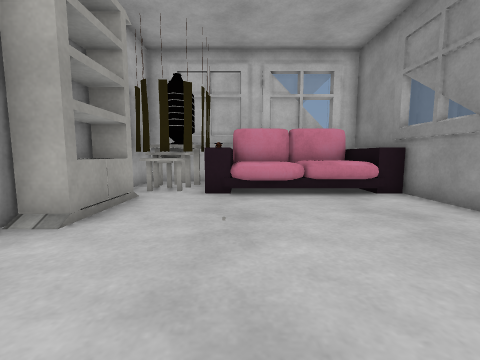
[1] (above)

16 first-person views from a walk through a 3-D level made in the Unity game engine. The camera is 0.53 m above the floor, tilts 6° down and sees 90° across. Doors are open. The floor is counted in squares, 0.5 m on a side. Each view is taken from the middle of a square. On the plan, view 1 faces up. The plan holds only what a view shows up to about 11 squares ahead; the rest is blank. Surface patterns are stand-ins for the level's own textures.

[2]
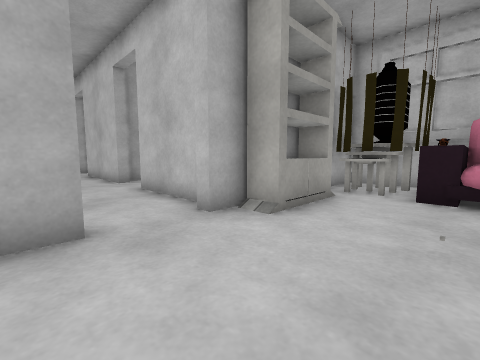

[3]
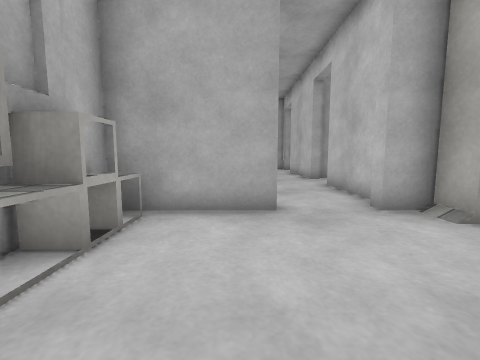

[4]
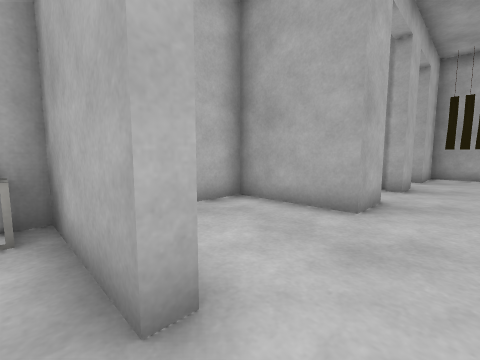

[5]
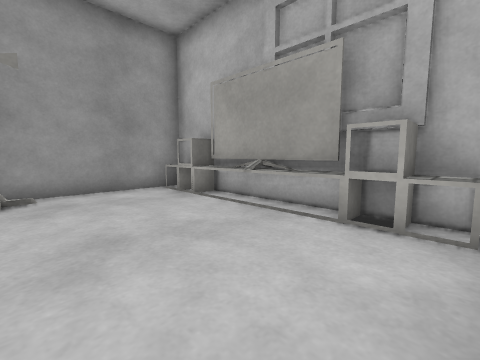

[6]
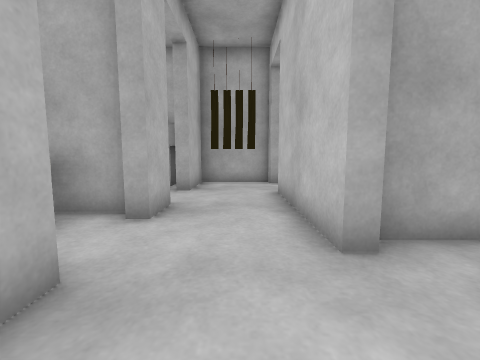

[7]
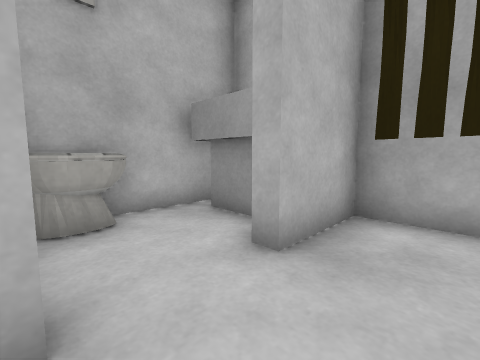

[8]
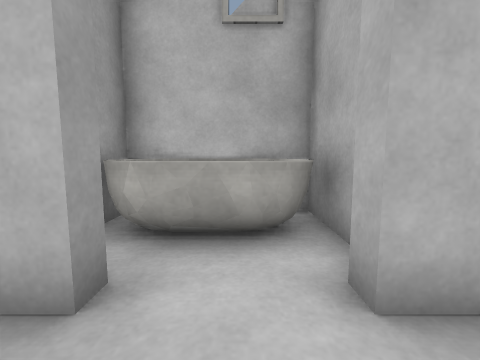

[9]
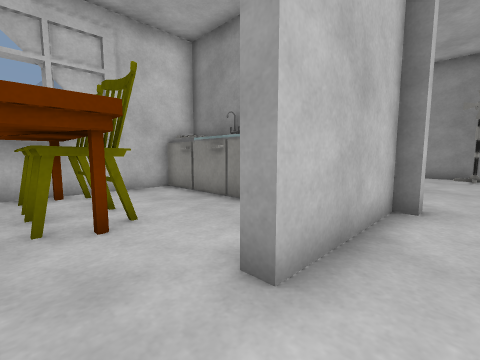

[10]
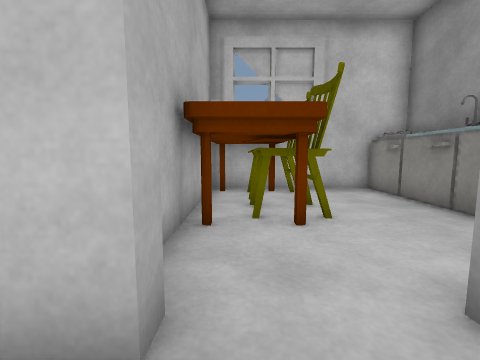

[11]
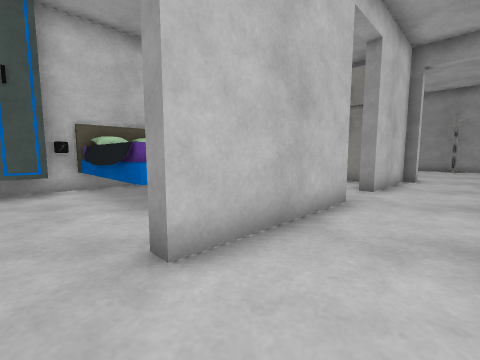

[12]
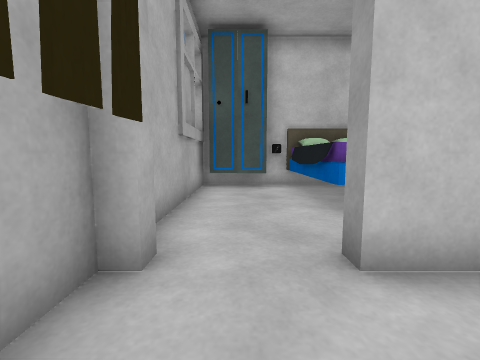

[13]
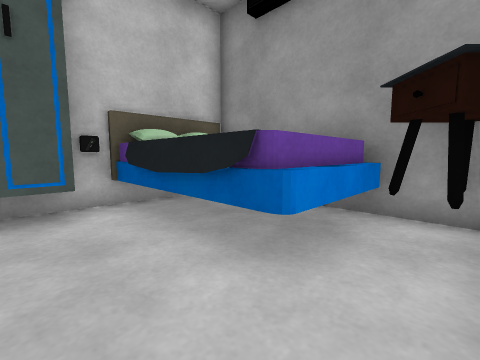

[14]
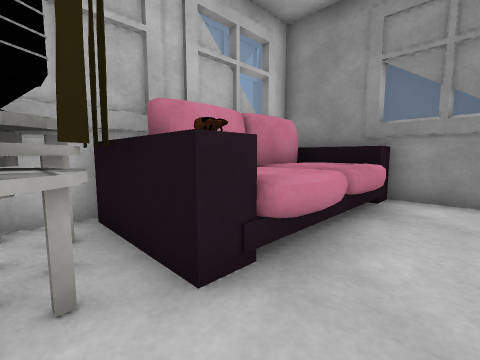

[15]
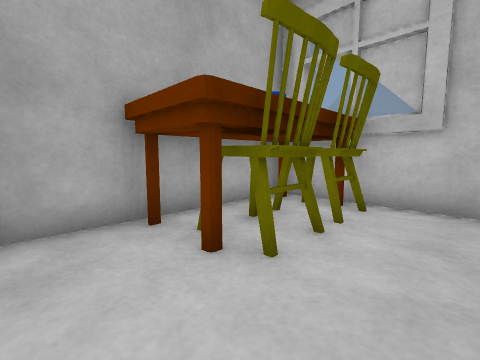

[16]
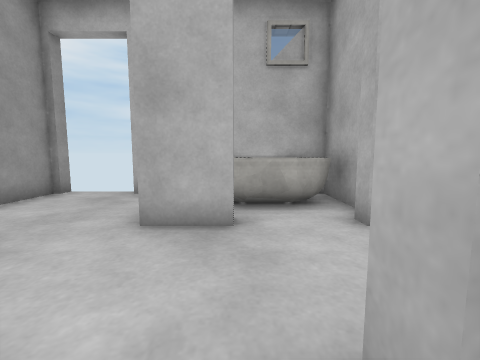

### Floor plan
Key: @ floor where view 1 was taken; # wall or solid block; . floor; D open door; O other object.
Columns run from 16 left of view 1 to 5 right of it. Each row starts with its distance up from view 1.
 10 ####  ###########   ##
  9 #OOOOO#OO..OO O#OOOOO#
  8 #..O  #OO..OOOOOOOOOO#
  7 #..O  #OO..OOOOOOOOOO#
  6 #..O  #OO..OOOO.OOOO.#
  5 #..OO #OO..##O.......#
  4 #...  #....##O.......#
  3 DDD####DDDDDD........#
  2 #..........DD.......O#
  1 #..........DD........#
  0 ##DDDDDD#..DD...@....#
 -1 O DDD#OO#...#........#
 -2   .OOOOO#.DDDOOOOOOOO#
 -3 ##########DDD#########

Where each view was taken, in squares from view 1:
view 1: 0 up, 0 right, facing up
view 2: 0 up, 0 right, facing up-left
view 3: 0 up, 1 right, facing left
view 4: 2 up, 3 left, facing down-left
view 5: 2 up, 3 left, facing down-right
view 6: 2 up, 7 left, facing left
view 7: 2 up, 12 left, facing down-left
view 8: 2 up, 10 left, facing down
view 9: 2 up, 9 left, facing up-right
view 10: 2 up, 9 left, facing up
view 11: 1 up, 15 left, facing up-right
view 12: 1 up, 15 left, facing up
view 13: 4 up, 15 left, facing up-right
view 14: 5 up, 2 left, facing up-right
view 15: 4 up, 6 left, facing up-left
view 16: 4 up, 9 left, facing down
